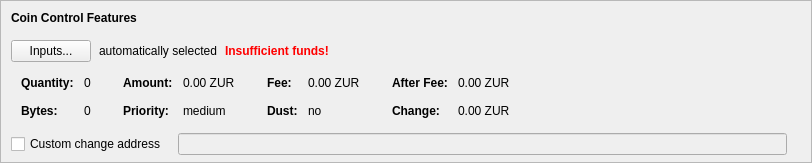
    <widget class="QFrame" name="frameCoinControl">
     <property name="sizePolicy">
      <sizepolicy hsizetype="Expanding" vsizetype="Expanding">
       <horstretch>0</horstretch>
       <verstretch>0</verstretch>
      </sizepolicy>
     </property>
     <property name="maximumSize">
      <size>
       <width>16777215</width>
       <height>16777215</height>
      </size>
     </property>
     <property name="frameShape">
      <enum>QFrame::StyledPanel</enum>
     </property>
     <property name="frameShadow">
      <enum>QFrame::Sunken</enum>
     </property>
     <layout class="QVBoxLayout" name="verticalLayoutCoinControl2">
      <property name="spacing">
       <number>0</number>
      </property>
      <property name="leftMargin">
       <number>0</number>
      </property>
      <property name="topMargin">
       <number>0</number>
      </property>
      <property name="rightMargin">
       <number>0</number>
      </property>
      <property name="bottomMargin">
       <number>6</number>
      </property>
      <item>
       <layout class="QVBoxLayout" name="verticalLayoutCoinControl" stretch="0,0,0,0,1">
        <property name="spacing">
         <number>0</number>
        </property>
        <property name="leftMargin">
         <number>10</number>
        </property>
        <property name="topMargin">
         <number>10</number>
        </property>
        <item>
         <layout class="QHBoxLayout" name="horizontalLayoutCoinControl1">
          <property name="bottomMargin">
           <number>15</number>
          </property>
          <item>
           <widget class="QLabel" name="labelCoinControlFeatures">
            <property name="sizePolicy">
             <sizepolicy hsizetype="Preferred" vsizetype="Maximum">
              <horstretch>0</horstretch>
              <verstretch>0</verstretch>
             </sizepolicy>
            </property>
            <property name="font">
             <font>
              <weight>75</weight>
              <bold>true</bold>
             </font>
            </property>
            <property name="styleSheet">
             <string notr="true">font-weight:bold;</string>
            </property>
            <property name="text">
             <string>Coin Control Features</string>
            </property>
           </widget>
          </item>
         </layout>
        </item>
        <item>
         <layout class="QHBoxLayout" name="horizontalLayoutCoinControl2" stretch="0,0,0,0">
          <property name="spacing">
           <number>8</number>
          </property>
          <property name="bottomMargin">
           <number>10</number>
          </property>
          <item>
           <widget class="QPushButton" name="pushButtonCoinControl">
            <property name="styleSheet">
             <string notr="true"/>
            </property>
            <property name="text">
             <string>Inputs...</string>
            </property>
            <property name="autoDefault">
             <bool>false</bool>
            </property>
           </widget>
          </item>
          <item>
           <widget class="QLabel" name="labelCoinControlAutomaticallySelected">
            <property name="text">
             <string>automatically selected</string>
            </property>
            <property name="margin">
             <number>5</number>
            </property>
           </widget>
          </item>
          <item>
           <widget class="QLabel" name="labelCoinControlInsuffFunds">
            <property name="font">
             <font>
              <weight>75</weight>
              <bold>true</bold>
             </font>
            </property>
            <property name="styleSheet">
             <string notr="true">color:red;font-weight:bold;</string>
            </property>
            <property name="text">
             <string>Insufficient funds!</string>
            </property>
            <property name="margin">
             <number>5</number>
            </property>
           </widget>
          </item>
          <item>
           <spacer name="horizontalSpacerCoinControl">
            <property name="orientation">
             <enum>Qt::Horizontal</enum>
            </property>
            <property name="sizeHint" stdset="0">
             <size>
              <width>40</width>
              <height>1</height>
             </size>
            </property>
           </spacer>
          </item>
         </layout>
        </item>
        <item>
         <widget class="QWidget" name="widgetCoinControl" native="true">
          <property name="sizePolicy">
           <sizepolicy hsizetype="Preferred" vsizetype="Preferred">
            <horstretch>0</horstretch>
            <verstretch>0</verstretch>
           </sizepolicy>
          </property>
          <property name="minimumSize">
           <size>
            <width>0</width>
            <height>0</height>
           </size>
          </property>
          <property name="styleSheet">
           <string notr="true"/>
          </property>
          <layout class="QHBoxLayout" name="horizontalLayoutCoinControl5">
           <property name="leftMargin">
            <number>0</number>
           </property>
           <property name="topMargin">
            <number>0</number>
           </property>
           <property name="rightMargin">
            <number>0</number>
           </property>
           <property name="bottomMargin">
            <number>0</number>
           </property>
           <item>
            <layout class="QHBoxLayout" name="horizontalLayoutCoinControl3" stretch="0,0,0,1">
             <property name="spacing">
              <number>20</number>
             </property>
             <property name="topMargin">
              <number>0</number>
             </property>
             <property name="bottomMargin">
              <number>10</number>
             </property>
             <item>
              <layout class="QFormLayout" name="formLayoutCoinControl1">
               <property name="horizontalSpacing">
                <number>10</number>
               </property>
               <property name="verticalSpacing">
                <number>14</number>
               </property>
               <property name="leftMargin">
                <number>10</number>
               </property>
               <property name="topMargin">
                <number>4</number>
               </property>
               <property name="rightMargin">
                <number>6</number>
               </property>
               <item row="0" column="0">
                <widget class="QLabel" name="labelCoinControlQuantityText">
                 <property name="font">
                  <font>
                   <weight>75</weight>
                   <bold>true</bold>
                  </font>
                 </property>
                 <property name="text">
                  <string>Quantity:</string>
                 </property>
                 <property name="margin">
                  <number>0</number>
                 </property>
                </widget>
               </item>
               <item row="0" column="1">
                <widget class="QLabel" name="labelCoinControlQuantity">
                 <property name="cursor">
                  <cursorShape>IBeamCursor</cursorShape>
                 </property>
                 <property name="contextMenuPolicy">
                  <enum>Qt::ActionsContextMenu</enum>
                 </property>
                 <property name="text">
                  <string notr="true">0</string>
                 </property>
                 <property name="margin">
                  <number>0</number>
                 </property>
                 <property name="textInteractionFlags">
                  <set>Qt::LinksAccessibleByMouse|Qt::TextSelectableByKeyboard|Qt::TextSelectableByMouse</set>
                 </property>
                </widget>
               </item>
               <item row="1" column="0">
                <widget class="QLabel" name="labelCoinControlBytesText">
                 <property name="font">
                  <font>
                   <weight>75</weight>
                   <bold>true</bold>
                  </font>
                 </property>
                 <property name="text">
                  <string>Bytes:</string>
                 </property>
                </widget>
               </item>
               <item row="1" column="1">
                <widget class="QLabel" name="labelCoinControlBytes">
                 <property name="cursor">
                  <cursorShape>IBeamCursor</cursorShape>
                 </property>
                 <property name="contextMenuPolicy">
                  <enum>Qt::ActionsContextMenu</enum>
                 </property>
                 <property name="text">
                  <string notr="true">0</string>
                 </property>
                 <property name="textInteractionFlags">
                  <set>Qt::LinksAccessibleByMouse|Qt::TextSelectableByKeyboard|Qt::TextSelectableByMouse</set>
                 </property>
                </widget>
               </item>
              </layout>
             </item>
             <item>
              <layout class="QFormLayout" name="formLayoutCoinControl2">
               <property name="horizontalSpacing">
                <number>10</number>
               </property>
               <property name="verticalSpacing">
                <number>14</number>
               </property>
               <property name="leftMargin">
                <number>6</number>
               </property>
               <property name="topMargin">
                <number>4</number>
               </property>
               <property name="rightMargin">
                <number>6</number>
               </property>
               <item row="0" column="0">
                <widget class="QLabel" name="labelCoinControlAmountText">
                 <property name="font">
                  <font>
                   <weight>75</weight>
                   <bold>true</bold>
                  </font>
                 </property>
                 <property name="text">
                  <string>Amount:</string>
                 </property>
                 <property name="margin">
                  <number>0</number>
                 </property>
                </widget>
               </item>
               <item row="0" column="1">
                <widget class="QLabel" name="labelCoinControlAmount">
                 <property name="cursor">
                  <cursorShape>IBeamCursor</cursorShape>
                 </property>
                 <property name="contextMenuPolicy">
                  <enum>Qt::ActionsContextMenu</enum>
                 </property>
                 <property name="text">
                  <string notr="true">0.00 ZUR</string>
                 </property>
                 <property name="textInteractionFlags">
                  <set>Qt::LinksAccessibleByMouse|Qt::TextSelectableByKeyboard|Qt::TextSelectableByMouse</set>
                 </property>
                </widget>
               </item>
               <item row="1" column="0">
                <widget class="QLabel" name="labelCoinControlPriorityText">
                 <property name="font">
                  <font>
                   <weight>75</weight>
                   <bold>true</bold>
                  </font>
                 </property>
                 <property name="text">
                  <string>Priority:</string>
                 </property>
                </widget>
               </item>
               <item row="1" column="1">
                <widget class="QLabel" name="labelCoinControlPriority">
                 <property name="cursor">
                  <cursorShape>IBeamCursor</cursorShape>
                 </property>
                 <property name="contextMenuPolicy">
                  <enum>Qt::ActionsContextMenu</enum>
                 </property>
                 <property name="text">
                  <string notr="true">medium</string>
                 </property>
                 <property name="textInteractionFlags">
                  <set>Qt::LinksAccessibleByMouse|Qt::TextSelectableByKeyboard|Qt::TextSelectableByMouse</set>
                 </property>
                </widget>
               </item>
              </layout>
             </item>
             <item>
              <layout class="QFormLayout" name="formLayoutCoinControl3">
               <property name="horizontalSpacing">
                <number>10</number>
               </property>
               <property name="verticalSpacing">
                <number>14</number>
               </property>
               <property name="leftMargin">
                <number>6</number>
               </property>
               <property name="topMargin">
                <number>4</number>
               </property>
               <property name="rightMargin">
                <number>6</number>
               </property>
               <item row="0" column="0">
                <widget class="QLabel" name="labelCoinControlFeeText">
                 <property name="font">
                  <font>
                   <weight>75</weight>
                   <bold>true</bold>
                  </font>
                 </property>
                 <property name="text">
                  <string>Fee:</string>
                 </property>
                 <property name="margin">
                  <number>0</number>
                 </property>
                </widget>
               </item>
               <item row="0" column="1">
                <widget class="QLabel" name="labelCoinControlFee">
                 <property name="cursor">
                  <cursorShape>IBeamCursor</cursorShape>
                 </property>
                 <property name="contextMenuPolicy">
                  <enum>Qt::ActionsContextMenu</enum>
                 </property>
                 <property name="text">
                  <string notr="true">0.00 ZUR</string>
                 </property>
                 <property name="textInteractionFlags">
                  <set>Qt::LinksAccessibleByMouse|Qt::TextSelectableByKeyboard|Qt::TextSelectableByMouse</set>
                 </property>
                </widget>
               </item>
               <item row="1" column="0">
                <widget class="QLabel" name="labelCoinControlLowOutputText">
                 <property name="font">
                  <font>
                   <weight>75</weight>
                   <bold>true</bold>
                  </font>
                 </property>
                 <property name="text">
                  <string>Dust:</string>
                 </property>
                </widget>
               </item>
               <item row="1" column="1">
                <widget class="QLabel" name="labelCoinControlLowOutput">
                 <property name="cursor">
                  <cursorShape>IBeamCursor</cursorShape>
                 </property>
                 <property name="contextMenuPolicy">
                  <enum>Qt::ActionsContextMenu</enum>
                 </property>
                 <property name="text">
                  <string notr="true">no</string>
                 </property>
                 <property name="textInteractionFlags">
                  <set>Qt::LinksAccessibleByMouse|Qt::TextSelectableByKeyboard|Qt::TextSelectableByMouse</set>
                 </property>
                </widget>
               </item>
              </layout>
             </item>
             <item>
              <layout class="QFormLayout" name="formLayoutCoinControl4">
               <property name="horizontalSpacing">
                <number>10</number>
               </property>
               <property name="verticalSpacing">
                <number>14</number>
               </property>
               <property name="leftMargin">
                <number>6</number>
               </property>
               <property name="topMargin">
                <number>4</number>
               </property>
               <property name="rightMargin">
                <number>6</number>
               </property>
               <item row="0" column="0">
                <widget class="QLabel" name="labelCoinControlAfterFeeText">
                 <property name="font">
                  <font>
                   <weight>75</weight>
                   <bold>true</bold>
                  </font>
                 </property>
                 <property name="text">
                  <string>After Fee:</string>
                 </property>
                 <property name="margin">
                  <number>0</number>
                 </property>
                </widget>
               </item>
               <item row="0" column="1">
                <widget class="QLabel" name="labelCoinControlAfterFee">
                 <property name="cursor">
                  <cursorShape>IBeamCursor</cursorShape>
                 </property>
                 <property name="contextMenuPolicy">
                  <enum>Qt::ActionsContextMenu</enum>
                 </property>
                 <property name="text">
                  <string notr="true">0.00 ZUR</string>
                 </property>
                 <property name="textInteractionFlags">
                  <set>Qt::LinksAccessibleByMouse|Qt::TextSelectableByKeyboard|Qt::TextSelectableByMouse</set>
                 </property>
                </widget>
               </item>
               <item row="1" column="0">
                <widget class="QLabel" name="labelCoinControlChangeText">
                 <property name="font">
                  <font>
                   <weight>75</weight>
                   <bold>true</bold>
                  </font>
                 </property>
                 <property name="text">
                  <string>Change:</string>
                 </property>
                </widget>
               </item>
               <item row="1" column="1">
                <widget class="QLabel" name="labelCoinControlChange">
                 <property name="cursor">
                  <cursorShape>IBeamCursor</cursorShape>
                 </property>
                 <property name="contextMenuPolicy">
                  <enum>Qt::ActionsContextMenu</enum>
                 </property>
                 <property name="text">
                  <string notr="true">0.00 ZUR</string>
                 </property>
                 <property name="textInteractionFlags">
                  <set>Qt::LinksAccessibleByMouse|Qt::TextSelectableByKeyboard|Qt::TextSelectableByMouse</set>
                 </property>
                </widget>
               </item>
              </layout>
             </item>
            </layout>
           </item>
          </layout>
         </widget>
        </item>
        <item>
         <layout class="QHBoxLayout" name="horizontalLayoutCoinControl4" stretch="0,0,0">
          <property name="spacing">
           <number>12</number>
          </property>
          <property name="sizeConstraint">
           <enum>QLayout::SetDefaultConstraint</enum>
          </property>
          <property name="topMargin">
           <number>5</number>
          </property>
          <property name="rightMargin">
           <number>5</number>
          </property>
          <item>
           <widget class="QCheckBox" name="checkBoxCoinControlChange">
            <property name="toolTip">
             <string>If this is activated, but the change address is empty or invalid, change will be sent to a newly generated address.</string>
            </property>
            <property name="text">
             <string>Custom change address</string>
            </property>
           </widget>
          </item>
          <item>
           <widget class="QValidatedLineEdit" name="lineEditCoinControlChange">
            <property name="enabled">
             <bool>false</bool>
            </property>
            <property name="sizePolicy">
             <sizepolicy hsizetype="Expanding" vsizetype="Fixed">
              <horstretch>0</horstretch>
              <verstretch>0</verstretch>
             </sizepolicy>
            </property>
           </widget>
          </item>
          <item>
           <widget class="QLabel" name="labelCoinControlChangeLabel">
            <property name="sizePolicy">
             <sizepolicy hsizetype="Preferred" vsizetype="Expanding">
              <horstretch>0</horstretch>
              <verstretch>0</verstretch>
             </sizepolicy>
            </property>
            <property name="minimumSize">
             <size>
              <width>0</width>
              <height>0</height>
             </size>
            </property>
            <property name="text">
             <string/>
            </property>
            <property name="margin">
             <number>3</number>
            </property>
           </widget>
          </item>
         </layout>
        </item>
        <item>
         <spacer name="verticalSpacerCoinControl">
          <property name="orientation">
           <enum>Qt::Vertical</enum>
          </property>
          <property name="sizeHint" stdset="0">
           <size>
            <width>800</width>
            <height>1</height>
           </size>
          </property>
         </spacer>
        </item>
       </layout>
      </item>
     </layout>
    </widget>
